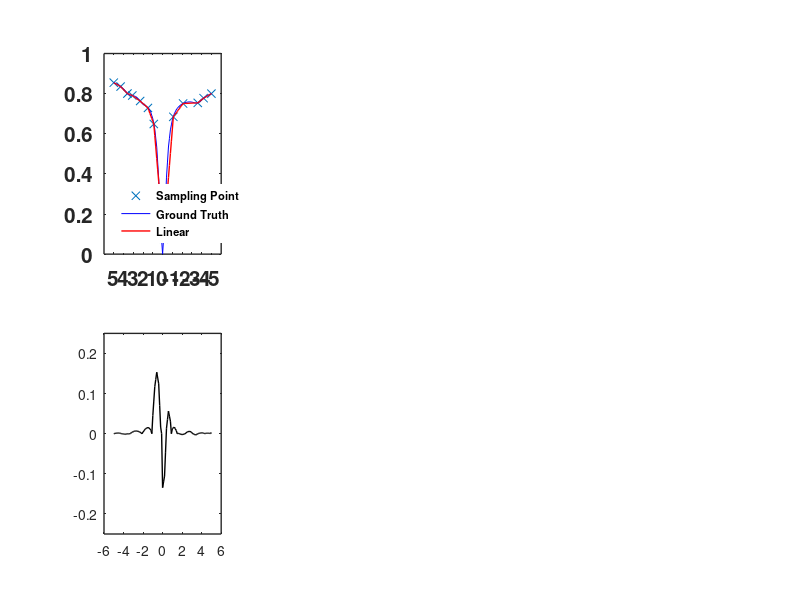

This figure's MATLAB source: (Note: this script raises an error after producing the figure.)
clear all;close all;clc;
addpath('toolbox\');
addpath('data\');
load('demo_data.mat') % dense_x dense_y sparse_x sparse_y Z_spectra_CS_y; Noted that the Z_spectra_CS_y were generated using Python.

figure;
screenSize = get(0, 'ScreenSize');
screenSize(4) = screenSize(4)/1.1;
set(gcf, 'Position', screenSize);
% ------------- linear interploation -------------%
subplot(2,4,1);
linear_interploation = interp1 (sparse_x,sparse_y,dense_x,'linear');
linear_interploation(101) = linear_interploation(100);
plot(sparse_x,sparse_y,'x',dense_x,dense_y,'b',dense_x,linear_interploation,'r','LineWidth', 1);
set(gca,  'Xdir', 'reverse','FontWeight', 'bold', 'FontSize', 15);
set(gca, 'LineWidth', 1);
ylim([0,1]);
xticks([-5,-4,-3,-2,-1,0,1,2,3,4,5]);
xtickangle(0);
leg = legend('Sampling Point', 'Ground Truth','Linear','Location','southwest','box','off');
set(leg,  'FontWeight', 'bold', 'FontSize', 8);

diff = squeeze(dense_y - linear_interploation);
disp(sqrt(sum((diff.*diff)/101)))
loss_linear = sqrt(sum((diff.*diff)/101));
disp("Linear")
disp("----------------")

subplot(2,4,5);
plot(dense_x,diff,'black','LineWidth', 1);
set(gca, 'LineWidth', 1);
ylim([-0.25,0.25]);
yline(0, '--')
xticks([-5,-4,-3,-2,-1,0,1,2,3,4,5]);
xtickangle(0);
title('Linear diff','FontWeight', 'bold', 'FontSize', 8)
set(gca, 'Xdir', 'reverse', 'FontWeight', 'bold', 'FontSize', 15);


% ------------- pchip interploation -------------%
pchip_interploation = interp1 (sparse_x,sparse_y,dense_x,'pchip');
subplot(2,4,2);
plot(sparse_x,sparse_y,'x',dense_x,dense_y,'b',dense_x,pchip_interploation,'r','LineWidth', 1);
set(gca,  'Xdir', 'reverse','FontWeight', 'bold', 'FontSize', 15);
set(gca, 'LineWidth', 1);
ylim([0,1]);
xticks([-5,-4,-3,-2,-1,0,1,2,3,4,5]);
xtickangle(0);
leg = legend('Sampling Point', 'Ground Truth','Pchip','Location','southwest','box','off');
set(leg,  'FontWeight', 'bold', 'FontSize', 8);

diff = squeeze(dense_y - pchip_interploation);
disp(sqrt(sum((diff.*diff)/101)))
loss_pchip = sqrt(sum((diff.*diff)/101));
disp("Pchip")
disp("----------------")

subplot(2,4,6);
plot(dense_x,diff,'black','LineWidth', 1);
set(gca, 'LineWidth', 1);
ylim([-0.25,0.25]);
yline(0, '--')
xticks([-5,-4,-3,-2,-1,0,1,2,3,4,5]);
xtickangle(0);
title('Pchip diff','FontWeight', 'bold', 'FontSize', 8)
set(gca, 'Xdir', 'reverse', 'FontWeight', 'bold', 'FontSize', 15);



% ------------- Lorentzian interploation -------------%
Lorentzian_interploation = model_fitting(sparse_x,sparse_y,dense_x)';
subplot(2,4,3);
plot(sparse_x,sparse_y,'x',dense_x,dense_y,'b',dense_x,Lorentzian_interploation,'r','LineWidth', 1);
set(gca,  'Xdir', 'reverse','FontWeight', 'bold', 'FontSize', 15);
set(gca, 'LineWidth', 1);
ylim([0,1]);
xticks([-5,-4,-3,-2,-1,0,1,2,3,4,5]);
xtickangle(0);
leg = legend('Sampling Point', 'Ground Truth','Lorentzian','Location','southwest','box','off');
set(leg,  'FontWeight', 'bold', 'FontSize', 8);

diff = squeeze(dense_y - Lorentzian_interploation);
disp(sqrt(sum((diff.*diff)/101)))
loss_Lorentzian = sqrt(sum((diff.*diff)/101));
disp("Lorentzian")
disp("----------------")


subplot(2,4,7);
plot(dense_x,diff,'black','LineWidth', 1);
set(gca, 'LineWidth', 1);
ylim([-0.25,0.25]);
yline(0, '--')
xticks([-5,-4,-3,-2,-1,0,1,2,3,4,5]);
xtickangle(0);
title('Lorentzian diff','FontWeight', 'bold', 'FontSize', 8)
set(gca, 'Xdir', 'reverse', 'FontWeight', 'bold', 'FontSize', 15);

% ------------- Z-spectral CS -------------%
subplot(2,4,4);
plot(sparse_x,sparse_y,'x',dense_x,dense_y,'b',dense_x,Z_spectra_CS_y,'r','LineWidth', 1); % Noted that the Z_spectra_CS_y were generated using Python.
set(gca,  'Xdir', 'reverse','FontWeight', 'bold', 'FontSize', 15);
set(gca, 'LineWidth', 1);
ylim([0,1]);
xticks([-5,-4,-3,-2,-1,0,1,2,3,4,5]);
xtickangle(0);
leg = legend('Sampling Point', 'Ground Truth','Z-spectral CS','Location','southwest','box','off');
set(leg,  'FontWeight', 'bold', 'FontSize', 8);

diff = squeeze(dense_y - Z_spectra_CS_y);
disp(sqrt(sum((diff.*diff)/101)))
loss_spectral = sqrt(sum((diff.*diff)/101));
disp("Z-spectral CS")
disp("----------------")

subplot(2,4,8);
plot(dense_x,diff,'black','LineWidth', 1);
set(gca, 'LineWidth', 1);
ylim([-0.25,0.25]);
yline(0, '--')
xticks([-5,-4,-3,-2,-1,0,1,2,3,4,5]);
xtickangle(0);
title('Z-spectral CS diff','FontWeight', 'bold', 'FontSize', 8)
set(gca, 'Xdir', 'reverse', 'FontWeight', 'bold', 'FontSize', 15);



